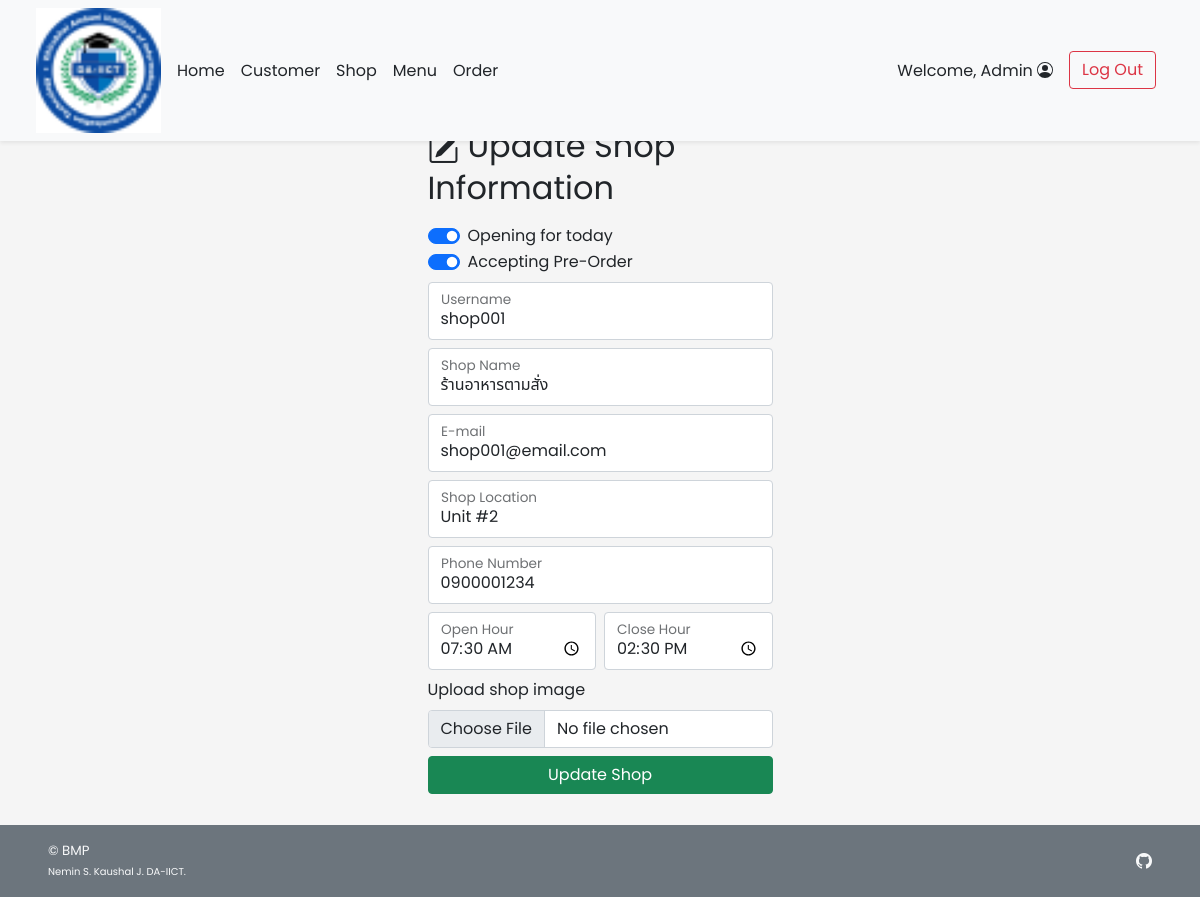
The app's page /admin/admin_shop_edit.php?s_id=1 (signed in) with its own data.
### tables this page shows
CREATE TABLE `shop` (
  `s_id` int(11) NOT NULL,
  `s_username` varchar(45) NOT NULL,
  `s_pwd` varchar(45) NOT NULL,
  `s_name` varchar(100) NOT NULL,
  `s_location` varchar(100) NOT NULL,
  `s_openhour` time NOT NULL,
  `s_closehour` time NOT NULL,
  `s_status` tinyint(4) NOT NULL DEFAULT 1 COMMENT 'Shop ready for taking an order or not (True for open, False for close)',
  `s_preorderStatus` tinyint(4) NOT NULL DEFAULT 1 COMMENT 'Shop is ready for tomorrow pre-order or not',
  `s_email` varchar(100) NOT NULL,
  `s_phoneno` varchar(45) NOT NULL,
  `s_pic` text DEFAULT NULL
);

### admin/admin_shop_edit.php (the view, shortened to what this page needs)
<!DOCTYPE html>
<html lang="en">
<head>
    <?php
        include("../conn_db.php");
        include('../head.php');
    ?>
    <link href="../css/main.css" rel="stylesheet">
    <link href="../css/login.css" rel="stylesheet">
</head>
<body class="d-flex flex-column h-100">
    <?php include('nav_header_admin.php')?>
    <div class="container form-signin mt-auto w-50">
        <a class="nav nav-item text-decoration-none text-muted" href="#" onclick="history.back();">
        </a>
        <?php
            $s_id = $_GET["s_id"];
            $query = "SELECT s_username,s_name,s_location,s_openhour,s_closehour,s_status,s_preorderstatus,s_email,s_phoneno FROM shop WHERE s_id = {$s_id} LIMIT 0,1";
            $result = $mysqli ->query($query);
            $row = $result -> fetch_array();
        ?>
        <form method="POST" action="admin_shop_edit.php" class="form-floating" enctype="multipart/form-data">
            <h2 class="mt-4 mb-3 fw-normal text-bold"><i class="bi bi-pencil-square me-2"></i>Update Shop Information</h2>
            <div class="form-check form-switch">
                <input class="form-check-input" type="checkbox" id="shopstatus"
                name="s_status" <?php if($row["s_status"]){echo "checked";} ?>>
                <label class="form-check-label" for="shopstatus">Opening for today</label>
            </div>
            <div class="form-check form-switch mb-2">
                <input class="form-check-input" type="checkbox" id="shoppreorderstatus" name="s_preorderstatus" <?php if($row["s_preorderstatus"]){echo "checked";} ?>>
                <label class="form-check-label" for="shoppreorderstatus">Accepting Pre-Order</label>
            </div>
            <div class="form-floating mb-2">
                <input type="text" class="form-control" id="shopusername" placeholder="Username" name="s_username"
                value="<?php echo $row["s_username"];?>" required>
                <label for="shopname">Username</label>
            </div>
            <div class="form-floating mb-2">
                <input type="text" class="form-control" id="shopname" placeholder="Shop Name" value="<?php echo $row["s_name"];?>" name="s_name" required>
                <label for="shopname">Shop Name</label>
            </div>
            <div class="form-floating mb-2">
                <input type="email" class="form-control" id="email" placeholder="E-mail" name="s_email" value="<?php echo $row["s_email"];?>" required>
                <label for="email">E-mail</label>
            </div>
            <div class="form-floating mb-2">
                <input type="text" class="form-control" id="shoplocation" placeholder="Location" value="<?php echo $row["s_location"];?>" name="s_location" required>
                <label for="shoplocation">Shop Location</label>
            </div>
            <div class="form-floating mb-2">
                <input type="text" class="form-control" id="shopphoneno" placeholder="Phone Number" value="<?php echo $row["s_phoneno"];?>" name="s_phoneno" required>
                <label for="shopphoneno">Phone Number</label>
            </div>
            <div class="row row-cols-2 g-2 mb-2">
                <div class="col">
                    <div class="form-floating">
                        <input type="time" class="form-control" id="shopopenhour" placeholder="Open Hour" value="<?php echo $row["s_openhour"];?>" name="s_openhour" required>
                        <label for="shopopenhour">Open Hour</label>
                    </div>
                </div>
                <div class="col">
                    <div class="form-floating">
                        <input type="time" class="form-control" id="shopclosehour" placeholder="Close Hour" value="<?php echo $row["s_closehour"];?>" name="s_closehour" required>
                        <label for="shopopenhour">Close Hour</label>
                    </div>
                </div>
            </div>
            <div class="mb-2">
                <label for="formFile" class="form-label">Upload shop image</label>
                <input class="form-control" type="file" id="s_pic" name="s_pic" accept="image/*">
            </div>
            <button class="w-100 btn btn-success mb-3" name="upd_confirm" type="submit">Update Shop</button>
        </form>
    </div>
    <footer
        class="footer d-flex flex-wrap justify-content-between align-items-center px-5 py-3 mt-auto bg-secondary text-light">
        <span class="smaller-font">&copy; BMP<br /><span class="xsmall-font">Nemin S. Kaushal J.
                DA-IICT.</span></span>
        <ul class="nav justify-content-end list-unstyled d-flex">
            <li class="ms-3"><a class="text-light" target="_blank" href="https://github.com/Kaushal199/CMS_BMP/"><i
                        class="bi bi-github"></i></a></li>
        </ul>
    </footer>
</body>
</html>

### css/main.css (style rules this page uses)
html { height: 100%; }
body { height: 100%; padding-top: 4rem; margin-bottom: -50px; font-family: 'Poppins', 'Noto Sans Thai', sans-serif; }
a { cursor: pointer; }
.bi { vertical-align: -.125em; fill: currentColor; }
.smaller-font { font-size: smaller; }
.xsmall-font { font-size: x-small; }

### css/login.css (style rules this page uses)
html, body { height: 100%; font-family: 'Poppins', 'Noto Sans Thai', sans-serif; }
body { background-color: #f5f5f5; padding-top: 4rem; margin-bottom: -50px; }
.form-signin { width: 100%; max-width: 375px; padding: 15px; margin: auto; }
.smaller-font { font-size: smaller; }
.xsmall-font { font-size: x-small; }

### records on screen
shop: s_status "☑", s_preorderStatus "☑", s_username "shop001", s_name "ร้านอาหารตามสั่ง", s_email "shop001@email.com", s_location "Unit #2", s_phoneno "0900001234", s_openhour "07:30:00", s_closehour "14:30:00"

### other values on screen
$_SESSION['firstname'] "Admin"
